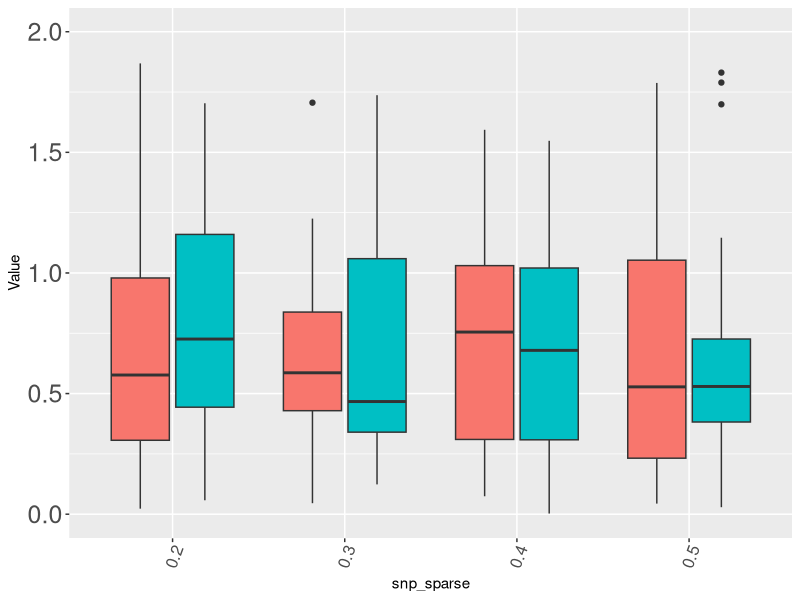
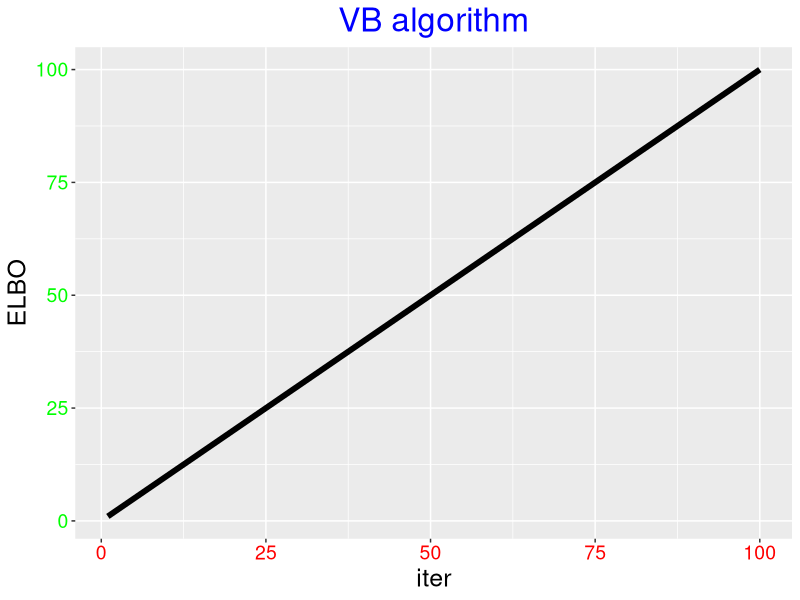
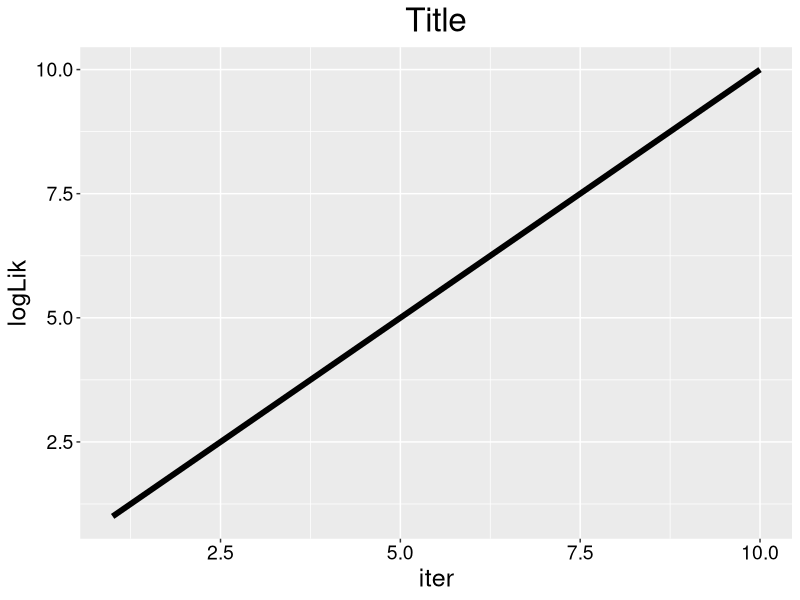

Recreate these plots in R, in order.
## ---- chunk 1
datafun <- function(mat1, mat2, xname, methodname){
  n1 <- dim(mat1)[1];
  n2 <- dim(mat2)[1];
  p <- dim(mat1)[2];
  suml <- (n1 + n2)*p
  data = as.data.frame(matrix(0, suml, 1))
  for(i in 1:p){
    data[((i - 1)*n1 + 1):(n1*i), 1] <- mat1[, i]
  }
  for(j in 1:p){
    data[(n1*p + (j - 1)*n2 + 1):(n1*p + n2*j), 1] <- mat2[, j]
  }
  colnames(data) = "Value"; 
  data$method = c(rep(methodname[1],  n1*p), rep(methodname[2], n2*p))
  data$snp_sparse =  c(rep(xname, each = n1), rep(xname, each = n2))
  return(data)
}
library("mvtnorm")
library("ggplot2")
n1 <- 50;
n2 <- 100;
p <- 4;
mat1 <- rmvnorm(n1, mean = rep(0, p), sigma = diag(p), method = "chol");
mat2 <- rmvnorm(n1, mean = rep(0, p), sigma = diag(p), method = "chol");
xname = c("0.2", "0.3", "0.4", "0.5");
methodname = c("method1","method2");
dat <- datafun(mat1, mat2, xname, methodname)
# 按照x的值分组画箱线图，并设置坐标字体大小
ggplot(dat, aes(x=snp_sparse, y=Value, fill=method)) + geom_boxplot(aes(fill=method)) +
  theme(axis.text.x = element_text(size = 12, angle=70, vjust=0.6)
,axis.text.y = element_text(size = 18),plot.title = element_text(hjust = 30,vjust=-40,size=14) 
,legend.position="none") +ylim(c(0,2))
## ---- chunk 2
elboPlot <- function(elbo_seq){
  library(ggplot2)
  p1 <- ggplot(data=data.frame(ELBO= elbo_seq, iter=1:length(elbo_seq)),
               aes(x=iter, y=ELBO))
  
  p1 + geom_line(size=2) + ggtitle("VB algorithm") +
    theme(plot.title = element_text(hjust = 0.5),
          axis.text.x=element_text(size=14,color="red"),
          axis.text.y=element_text(size=14, color="green"),
          axis.title.x = element_text(size=18, color='black'),
          axis.title.y = element_text(size=18, color='black'),
          title= element_text(size=20, color='blue')
    ) 
}
elboPlot(elbo_seq = 1:100)

single_line_Plot <- function(y, x=NULL, x.name="iter", y.name="logLik",
                             title.name="Title",title.col="black", title.size=20, x.axis.col='black', x.axis.size=14, y.axis.col='black', y.axis.size=14, xlab.size=18, ylab.size=18, line.size=2){
  library(ggplot2)
  if(is.null(x)) x <- 1:length(y)
  if(length(x) != length(y)) stop("x and y must have same length!")
  p1 <- ggplot(data=NULL,
               aes(x=x, y=y))
  
  p1 + geom_line(size=line.size) + ggtitle(title.name) + xlab(x.name) + ylab(y.name) +
    theme(plot.title = element_text(hjust = 0.5),
          axis.text.x=element_text(size=x.axis.size,color=x.axis.col),
          axis.text.y=element_text(size=y.axis.size, color=y.axis.col),
          axis.title.x = element_text(size=xlab.size, color='black'),
          axis.title.y = element_text(size=ylab.size, color='black'),
          title= element_text(size=title.size, color=title.col)
    ) 
}
single_line_Plot(1:10)


